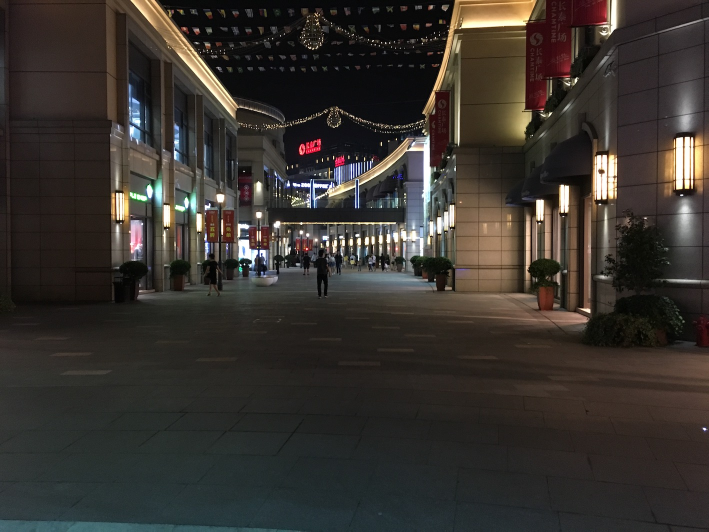
#> input picture photos/2016-06-06_1.jpg, 1417 x 1063 px (shown at 1/2 size); its folder holds 4 pictures in this run
$ python tool.py   (older library calls are emulated)
#> lines starting #> are read from the running program, lines starting #| are printed output that depends on the picture
### photos/ImageProcess.py
# coding=utf-8
from PIL import Image
import shutil
import os

class Graphics:
    '''图片处理类

    参数
    -------
    infile: 输入文件路径
    outfile: 输出文件路径
    '''
    def __init__(self, infile, outfile):
        self.infile = infile
        self.outfile = outfile

    # [41 lines left out: functions fixed_size, resize_by_width, resize_by_height, resize_by_size, not called in this run]


    def cut_by_ratio(self):
        """按照图片长宽进行分割

        ------------
        取中间的部分，裁剪成正方形
        """
        im = Image.open(self.infile)
        (x, y) = im.size
        if x > y:
            region = (int(x/2-y/2), 0, int(x/2+y/2), y)
            #裁切图片
            crop_img = im.crop(region)
            #保存裁切后的图片
            crop_img.save(self.outfile)
        elif x < y:
            region = (0, int(y/2-x/2), x, int(y/2+x/2))
            #裁切图片
            crop_img = im.crop(region)
            #保存裁切后的图片
            crop_img.save(self.outfile)

### photos/tool.py
#coding: utf-8
from PIL import Image
import os
import sys
import json
from datetime import datetime
from ImageProcess import Graphics

# 定义压缩比，数值越大，压缩越小
SIZE_normal = 1.0
SIZE_small = 1.5
SIZE_more_small = 2.0
SIZE_more_small_small = 3.0


def make_directory(directory):
    """创建目录"""
    os.makedirs(directory)

def directory_exists(directory):
    """判断目录是否存在"""
    if os.path.exists(directory):
        return True
    else:
        return False

def list_img_file(directory):
    """列出目录下所有文件，并筛选出图片文件列表返回"""
#> called with directory = '../photos/'
    old_list = os.listdir(directory)
    # print old_list
    new_list = []
    for filename in old_list:
        name,fileformat = filename.split(".")
        if fileformat.lower() == "jpg" or fileformat.lower() == "png" or fileformat.lower() == "gif":
            new_list.append(filename)
    #print new_list
    return new_list


def print_help():
    print("""
    This program helps compress many image files
    you can choose which scale you want to compress your img(jpg/png/etc)
    1) normal compress(4M to 1M around)
    2) small compress(4M to 500K around)
    3) smaller compress(4M to 300K around)
    """)

# [22 lines left out: function compress, not called in this run]
def compress_photo():
    '''调用压缩图片的函数
    '''
    src_dir, des_dir = "../photos/", "../min_photos/"

    if directory_exists(src_dir):
        if not directory_exists(src_dir):
            make_directory(src_dir)
        # business logic
        file_list_src = list_img_file(src_dir)
    if directory_exists(des_dir):
        if not directory_exists(des_dir):
            make_directory(des_dir)
        file_list_des = list_img_file(des_dir)
        # print file_list
    '''如果已经压缩了，就不再压缩'''
    for i in range(len(file_list_des)):
        if file_list_des[i] in file_list_src:
            file_list_src.remove(file_list_des[i])
    compress('4', des_dir, src_dir, file_list_src)

# [41 lines left out: function handle_photo, not called in this run]

def cut_photo():
    """裁剪算法

    ----------
    调用Graphics类中的裁剪算法，将src_dir目录下的文件进行裁剪（裁剪成正方形）
    """
    src_dir = "../photos/"
    if directory_exists(src_dir):
        if not directory_exists(src_dir):
            make_directory(src_dir)
        # business logic
        file_list = list_img_file(src_dir)
        # print file_list
        if file_list:
            print_help()
            for infile in file_list:
                img = Image.open(src_dir+infile)
#> img is the input picture: PIL image 1417x1063 RGB; mean R, G, B 56.1, 51.4, 46.7
                Graphics(infile=src_dir+infile, outfile=src_dir + infile).cut_by_ratio()
#> in cut_by_ratio, `crop_img = im.crop(region)`:
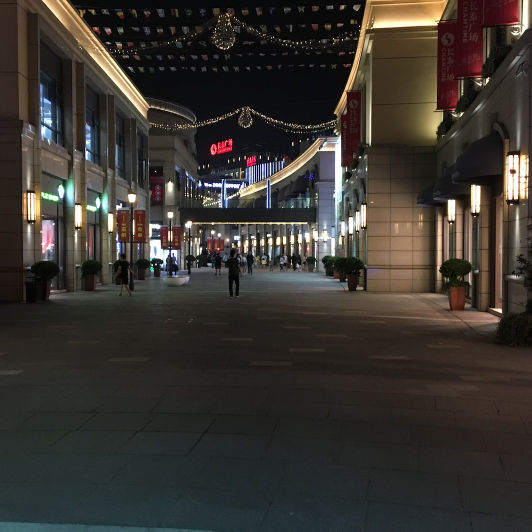
#> crop_img: PIL image 1063x1063 RGB (shown at 1/2 size); mean R, G, B 57.7, 53.4, 48.2
#> pass 2 of the loop in cut_photo, `for infile in file_list:`:
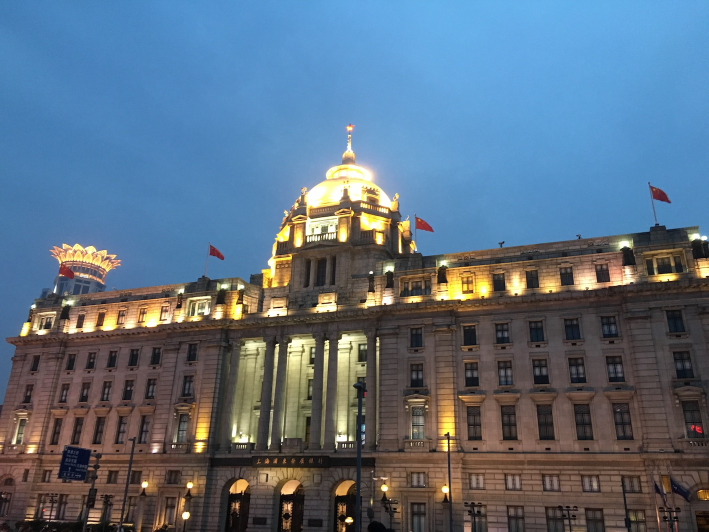
#> input picture photos/2016-06-06_2.jpg, 1417 x 1063 px (shown at 1/2 size)
#> in cut_photo, img is the input picture: PIL image 1417x1063 RGB; mean R, G, B 92.6, 110.8, 128.2
#> in cut_by_ratio (call 2), `crop_img = im.crop(region)`:
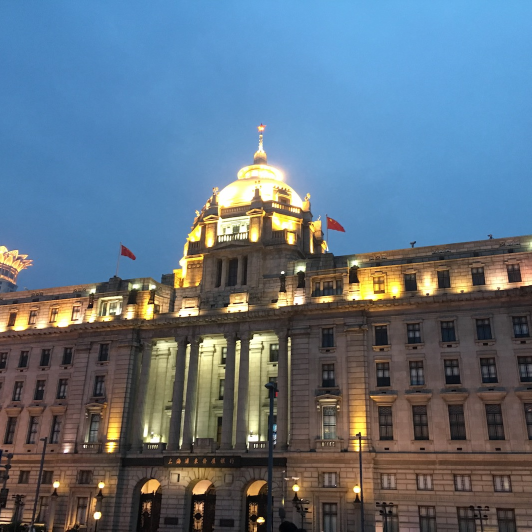
#> crop_img: PIL image 1063x1063 RGB (shown at 1/2 size); mean R, G, B 96.3, 113.9, 129.5
#> pass 3 of the loop in cut_photo, `for infile in file_list:`:
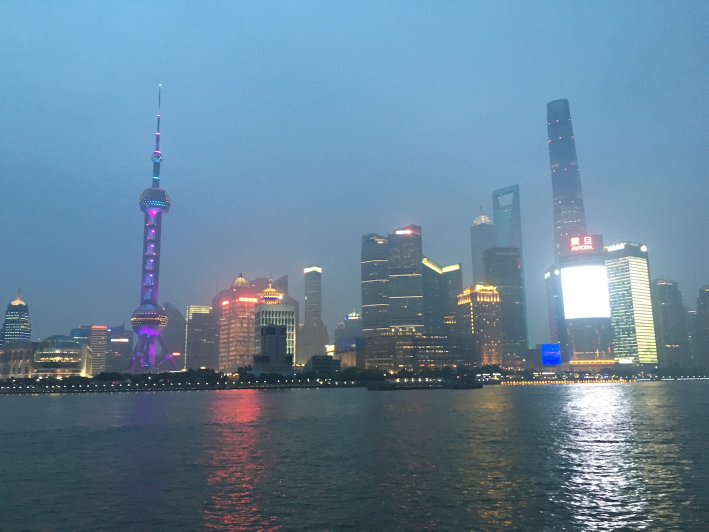
#> input picture photos/2016-06-06_3.jpg, 1417 x 1063 px (shown at 1/2 size)
#> in cut_photo, img is the input picture: PIL image 1417x1063 RGB; mean R, G, B 102.6, 131.6, 153.3
#> in cut_by_ratio (call 3), `crop_img = im.crop(region)`:
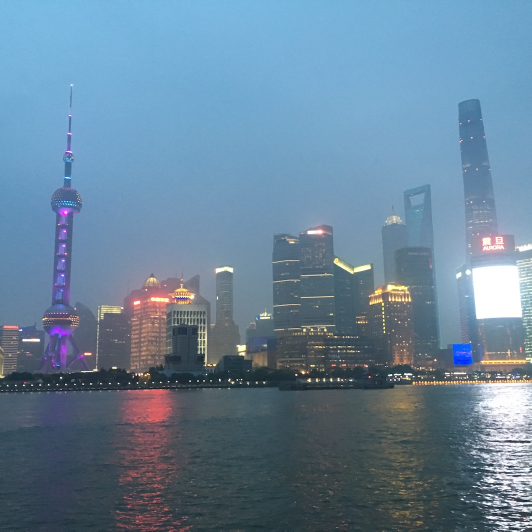
#> crop_img: PIL image 1063x1063 RGB (shown at 1/2 size); mean R, G, B 103.8, 131.1, 153
#> the loop made 4 passes; the first 3 are shown
        else:
            pass
    else:
        print("source directory not exist!")


# [10 lines left out: function git_operation, not called in this run]

if __name__ == "__main__":
    cut_photo()        # 裁剪图片，裁剪成正方形，去中间部分
    compress_photo()   # 压缩图片，并保存到mini_photos文件夹下
#> in compress_photo, `src_dir, des_dir = "../photos/", "../min_photos/"`: src_dir = '../photos/'; des_dir = '../min_photos/'
#> in compress_photo, `file_list_src = list_img_file(src_dir)`: file_list_src = ['2016-06-06_1.jpg', '2016-06-06_2.jpg', '2016-06-06_3.jpg', '2016-06-06_4.jpg']
#> (the run stopped early here; a loop or call above may not have finished)
